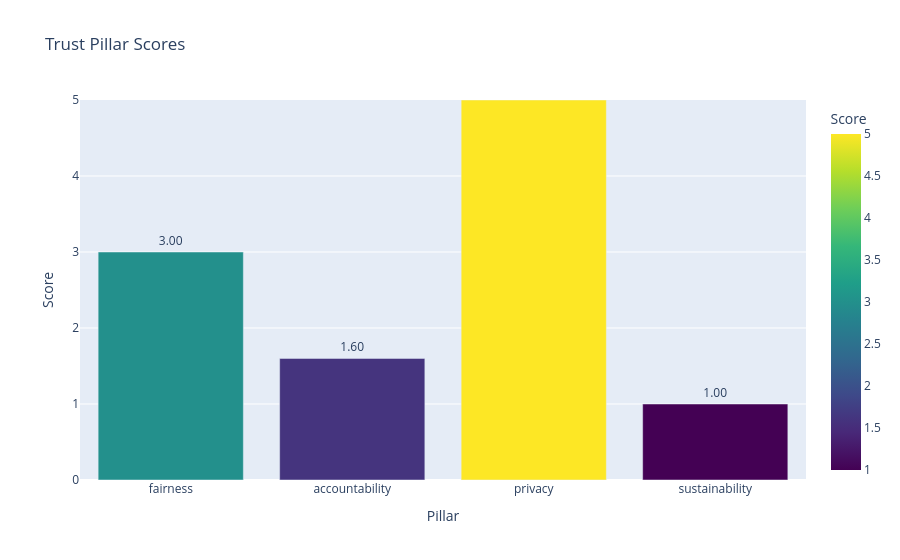
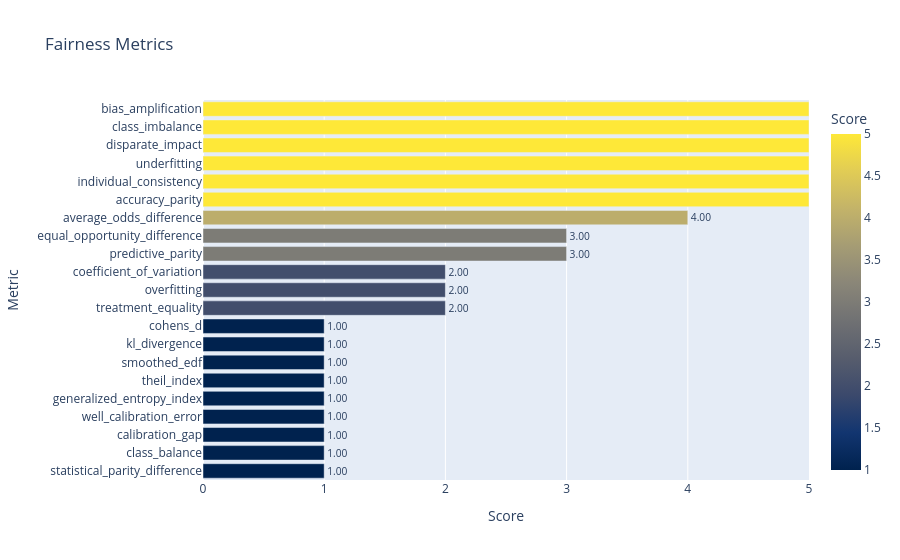
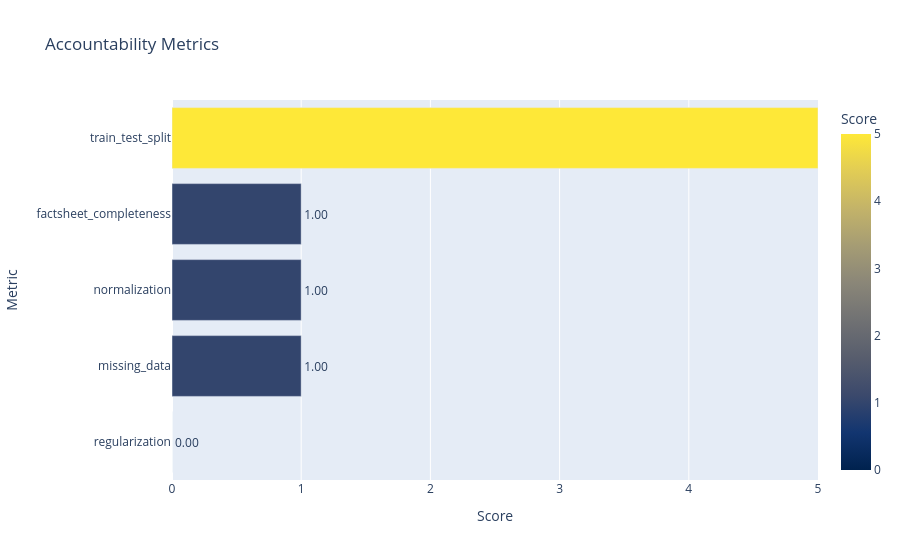
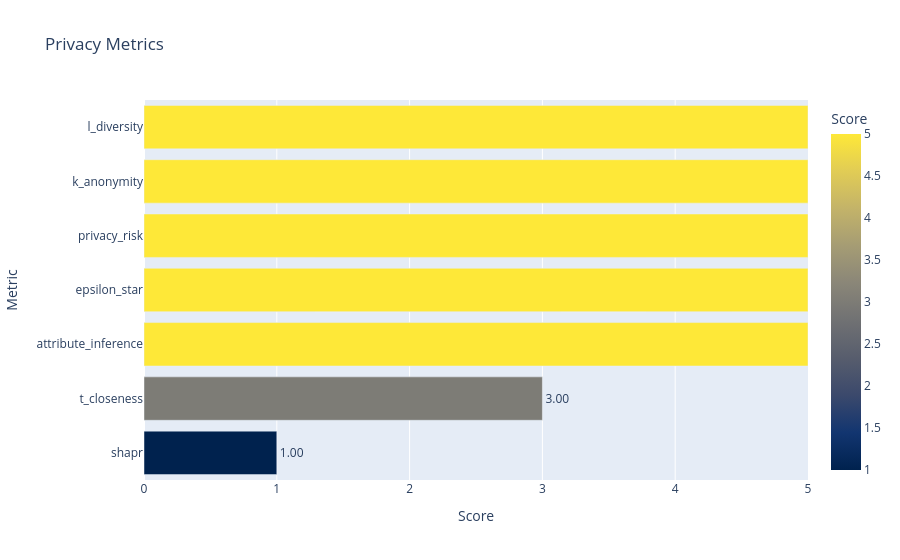

Notebook code cell kept with these figures, in order:
### Code cell
# === Cargar datos ===

pillar_scores = results["pillar_score"]
details = results["details"]

# === Gráfico de barras de pilares ===
df_pillars = pd.DataFrame(list(pillar_scores.items()), columns=["Pillar", "Score"])
fig_pillars = px.bar(
    df_pillars,
    x="Pillar",
    y="Score",
    text="Score",
    color="Score",
    color_continuous_scale="Viridis",
    range_y=[0, 5],
    title="Trust Pillar Scores"
)
fig_pillars.update_traces(texttemplate="%{text:.2f}", textposition="outside")
fig_pillars.show()  # Esto abre un navegador con el gráfico interactivo

# === Gráficos por métricas individuales de cada pilar ===
for pillar, metrics in details.items():
    df_metrics = pd.DataFrame(list(metrics.items()), columns=["Metric", "Score"])
    df_metrics = df_metrics.sort_values("Score")  # Para que las barras horizontales estén ordenadas
    fig = px.bar(
        df_metrics,
        x="Score",
        y="Metric",
        orientation="h",
        text="Score",
        color="Score",
        color_continuous_scale="Cividis",
        range_x=[0, 5],
        title=f"{pillar.capitalize()} Metrics"
    )
    fig.update_traces(texttemplate="%{text:.2f}", textposition="outside")
    fig.show()  # Abre cada gráfico en una ventana o pestaña del navegador

### Figure 1 — Plotly figure (JSON) as saved in the notebook; plotly's stock layout.template omitted (floating-point values rounded to 4 significant figures)
{"data": [{"hovertemplate": "Pillar=%{x}<br>Score=%{marker.color}<extra></extra>", "legendgroup": "", "marker": {"color": [3.0, 1.6, 5.0, 1.0], "coloraxis": "coloraxis", "pattern": {"shape": ""}}, "name": "", "orientation": "v", "showlegend": false, "text": [3.0, 1.6, 5.0, 1.0], "textposition": "outside", "texttemplate": "%{text:.2f}", "type": "bar", "x": ["fairness", "accountability", "privacy", "sustainability"], "xaxis": "x", "y": [3.0, 1.6, 5.0, 1.0], "yaxis": "y"}], "layout": {"barmode": "relative", "coloraxis": {"colorbar": {"title": {"text": "Score"}}, "colorscale": [[0, "#440154"], [0.1111, "#482878"], [0.2222, "#3e4989"], [0.3333, "#31688e"], [0.4444, "#26828e"], [0.5556, "#1f9e89"], [0.6667, "#35b779"], [0.7778, "#6ece58"], [0.8889, "#b5de2b"], [1, "#fde725"]]}, "legend": {"tracegroupgap": 0}, "title": {"text": "Trust Pillar Scores"}, "xaxis": {"anchor": "y", "domain": [0, 1], "title": {"text": "Pillar"}}, "yaxis": {"anchor": "x", "domain": [0, 1], "range": [0, 5], "title": {"text": "Score"}}}}

### Figure 2 — Plotly figure (JSON) as saved in the notebook; plotly's stock layout.template omitted (floating-point values rounded to 4 significant figures)
{"data": [{"hovertemplate": "Score=%{marker.color}<br>Metric=%{y}<extra></extra>", "legendgroup": "", "marker": {"color": [1, 1, 1, 1, 1, 1, 1, 1, 1, 2, 2, 2, 3, 3, 4, 5, 5, 5, 5, 5, 5], "coloraxis": "coloraxis", "pattern": {"shape": ""}}, "name": "", "orientation": "h", "showlegend": false, "text": [1.0, 1.0, 1.0, 1.0, 1.0, 1.0, 1.0, 1.0, 1.0, 2.0, 2.0, 2.0, 3.0, 3.0, 4.0, 5.0, 5.0, 5.0, 5.0, 5.0, 5.0], "textposition": "outside", "texttemplate": "%{text:.2f}", "type": "bar", "x": [1, 1, 1, 1, 1, 1, 1, 1, 1, 2, 2, 2, 3, 3, 4, 5, 5, 5, 5, 5, 5], "xaxis": "x", "y": ["statistical_parity_difference", "class_balance", "calibration_gap", "well_calibration_error", "generalized_entropy_index", "theil_index", "smoothed_edf", "kl_divergence", "cohens_d", "treatment_equality", "overfitting", "coefficient_of_variation", "predictive_parity", "equal_opportunity_difference", "average_odds_difference", "accuracy_parity", "individual_consistency", "underfitting", "disparate_impact", "class_imbalance", "bias_amplification"], "yaxis": "y"}], "layout": {"barmode": "relative", "coloraxis": {"colorbar": {"title": {"text": "Score"}}, "colorscale": [[0, "#00224e"], [0.1111, "#123570"], [0.2222, "#3b496c"], [0.3333, "#575d6d"], [0.4444, "#707173"], [0.5556, "#8a8678"], [0.6667, "#a59c74"], [0.7778, "#c3b369"], [0.8889, "#e1cc55"], [1, "#fee838"]]}, "legend": {"tracegroupgap": 0}, "title": {"text": "Fairness Metrics"}, "xaxis": {"anchor": "y", "domain": [0, 1], "range": [0, 5], "title": {"text": "Score"}}, "yaxis": {"anchor": "x", "domain": [0, 1], "title": {"text": "Metric"}}}}

### Figure 3 — Plotly figure (JSON) as saved in the notebook; plotly's stock layout.template omitted (floating-point values rounded to 4 significant figures)
{"data": [{"hovertemplate": "Score=%{marker.color}<br>Metric=%{y}<extra></extra>", "legendgroup": "", "marker": {"color": [0.0, 1.0, 1.0, 1.0, 5.0], "coloraxis": "coloraxis", "pattern": {"shape": ""}}, "name": "", "orientation": "h", "showlegend": false, "text": [0.0, 1.0, 1.0, 1.0, 5.0], "textposition": "outside", "texttemplate": "%{text:.2f}", "type": "bar", "x": [0.0, 1.0, 1.0, 1.0, 5.0], "xaxis": "x", "y": ["regularization", "missing_data", "normalization", "factsheet_completeness", "train_test_split"], "yaxis": "y"}], "layout": {"barmode": "relative", "coloraxis": {"colorbar": {"title": {"text": "Score"}}, "colorscale": [[0, "#00224e"], [0.1111, "#123570"], [0.2222, "#3b496c"], [0.3333, "#575d6d"], [0.4444, "#707173"], [0.5556, "#8a8678"], [0.6667, "#a59c74"], [0.7778, "#c3b369"], [0.8889, "#e1cc55"], [1, "#fee838"]]}, "legend": {"tracegroupgap": 0}, "title": {"text": "Accountability Metrics"}, "xaxis": {"anchor": "y", "domain": [0, 1], "range": [0, 5], "title": {"text": "Score"}}, "yaxis": {"anchor": "x", "domain": [0, 1], "title": {"text": "Metric"}}}}

### Figure 4 — Plotly figure (JSON) as saved in the notebook; plotly's stock layout.template omitted (floating-point values rounded to 4 significant figures)
{"data": [{"hovertemplate": "Score=%{marker.color}<br>Metric=%{y}<extra></extra>", "legendgroup": "", "marker": {"color": [1, 3, 5, 5, 5, 5, 5], "coloraxis": "coloraxis", "pattern": {"shape": ""}}, "name": "", "orientation": "h", "showlegend": false, "text": [1.0, 3.0, 5.0, 5.0, 5.0, 5.0, 5.0], "textposition": "outside", "texttemplate": "%{text:.2f}", "type": "bar", "x": [1, 3, 5, 5, 5, 5, 5], "xaxis": "x", "y": ["shapr", "t_closeness", "attribute_inference", "epsilon_star", "privacy_risk", "k_anonymity", "l_diversity"], "yaxis": "y"}], "layout": {"barmode": "relative", "coloraxis": {"colorbar": {"title": {"text": "Score"}}, "colorscale": [[0, "#00224e"], [0.1111, "#123570"], [0.2222, "#3b496c"], [0.3333, "#575d6d"], [0.4444, "#707173"], [0.5556, "#8a8678"], [0.6667, "#a59c74"], [0.7778, "#c3b369"], [0.8889, "#e1cc55"], [1, "#fee838"]]}, "legend": {"tracegroupgap": 0}, "title": {"text": "Privacy Metrics"}, "xaxis": {"anchor": "y", "domain": [0, 1], "range": [0, 5], "title": {"text": "Score"}}, "yaxis": {"anchor": "x", "domain": [0, 1], "title": {"text": "Metric"}}}}
